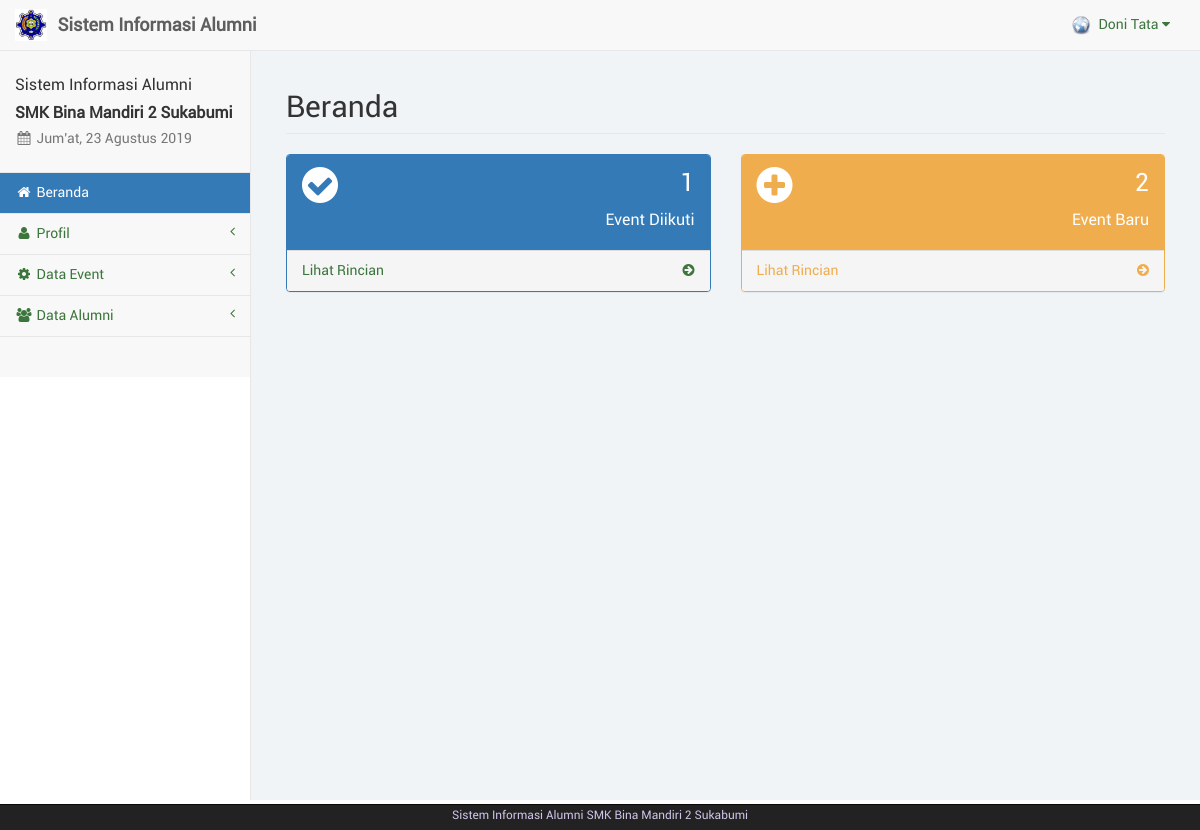
/alumni/index.php?login=success (signed in), run on the app's committed database.
### tables this page shows
CREATE TABLE IF NOT EXISTS `alumni` (
  `nis` varchar(20) NOT NULL,
  `nama` varchar(50) NOT NULL,
  `id_thn` int(11) NOT NULL,
  `jns_kelamin` varchar(20) NOT NULL,
  `tmpt_lahir` varchar(50) NOT NULL,
  `tgl_lahir` date NOT NULL,
  `telp` varchar(20) NOT NULL,
  `pekerjaan` varchar(50) NOT NULL,
  `alamat` text NOT NULL,
  `foto` text NOT NULL,
  `password` text NOT NULL
);

### alumni/sess_check.php (called while the page is built, shortened)
<?php
	$chk_sess = $_SESSION['alumni'];
	include("../dist/config/koneksi.php");
	$sql_sess = "SELECT * FROM alumni WHERE nis='". $chk_sess ."'";
	$ress_sess = mysqli_query($conn, $sql_sess);
	$row_sess = mysqli_fetch_array($ress_sess);
	$sess_alumniname = $row_sess['nama'];
	$sess_alumnifoto = $row_sess['foto'];
?>

### alumni/layout_top.php (the view, shortened to what this page needs)
<?php
	$haries = array("Sunday" => "Minggu", "Monday" => "Senin", "Tuesday" => "Selasa", "Wednesday" => "Rabu", "Thursday" => "Kamis", "Friday" => "Jum'at", "Saturday" => "Sabtu");
	$bulans = array("", "Januari", "Februari", "Maret", "April", "Mei", "Juni", "Juli", "Agustus", "September", "Oktober", "November", "Desember");
	$hari_ini = $haries[date("l")];
	$bulan_ini = $bulans[date("n")];
	$tanggal = date("d");
	$tahun = date("Y");
?>
<!DOCTYPE html>
<html lang="en">
<head>
	<link href="libs/bootstrap/dist/css/bootstrap.min.css" rel="stylesheet">
	<link href="libs/metisMenu/dist/metisMenu.min.css" rel="stylesheet">
    <link href="libs/datatables-plugins/integration/bootstrap/3/dataTables.bootstrap.css" rel="stylesheet">
    <link href="libs/datatables-responsive/css/dataTables.responsive.css" rel="stylesheet">
	<link href="dist/css/sb-admin-2.css" rel="stylesheet">
	<link href="dist/css/offline-font.css" rel="stylesheet">
	<link href="dist/css/custom.css" rel="stylesheet">
	<link href="libs/font-awesome/css/font-awesome.min.css" rel="stylesheet" type="text/css">
</head>
<body>
    <div id="wrapper">
        <nav class="navbar navbar-default navbar-static-top" role="navigation" style="margin-bottom: 0">
            <div class="navbar-header">
				<a class="navbar-brand hidden-xs" href="index.php">
					<img src="../foto/bm.jpg" alt="brand" width="32" class="float-left image-brand">
					<div class="float-right">&nbsp;<strong>Sistem Informasi Alumni</strong></div>
				</a>
			</div>
            <ul class="nav navbar-top-links navbar-right">
				<li class="dropdown dropdown-right">
					<a class="dropdown-toggle" data-toggle="dropdown" href="#">
						<img src="../foto/<?php echo $sess_alumnifoto;?>" width="20px" height="20px" padding="0px">&nbsp;&nbsp;<?php echo ucfirst($sess_alumniname); ?>&nbsp;<i class="fa fa-caret-down"></i>
					</a>
				</li>
			</ul>
            <div class="navbar-default sidebar" role="navigation">
                <div class="sidebar-nav navbar-collapse">
                    <ul class="nav" id="side-menu">
                        <li class="sidebar-search">
							<h4>Sistem Informasi Alumni</h4>
							<h4><b>SMK Bina Mandiri 2 Sukabumi</b></h4>
							<h5 class="text-muted"><i class="fa fa-calendar fa-fw"></i>&nbsp;<?php echo $hari_ini.", ".$tanggal." ".$bulan_ini." ".$tahun ?></h5>
						</li>
						<?php
							if($pagedesc == "Beranda") {
								echo '<li><a href="index.php" class="active"><i class="fa fa-home fa-fw"></i>&nbsp;Beranda</a></li>';
							}
							else {
								echo '<li><a href="index.php"><i class="fa fa-home fa-fw"></i>&nbsp;Beranda</a></li>';
							}
							if(isset($menuparent) && $menuparent == "profil") {
								echo '<li class="active">';
							}
							else {
								echo '<li>';
							}
						?>
							<a href="#"><i class="fa fa-user fa-fw"></i>&nbsp;Profil<span class="fa arrow"></span></a>
						</li>
						<?php
							if(isset($menuparent) && $menuparent == "event") {
								echo '<li class="active">';
							}
							else {
								echo '<li>';
							}
						?>
							<a href="#"><i class="fa fa-gear fa-fw"></i>&nbsp;Data Event<span class="fa arrow"></span></a>
						<?php
							if(isset($menuparent) && $menuparent == "alumni") {
								echo '<li class="active">';
							}
							else {
								echo '<li>';
							}
						?>
							<a href="#"><i class="fa fa-group fa-fw"></i>&nbsp;Data Alumni<span class="fa arrow"></span></a>
						</li>
	                </ul>
                </div>
            </div>
        </nav>

### data on the page
alumni: foto (picture), nama "Doni Tata"

### other printed values
$ikut "1"
$baru "2"
